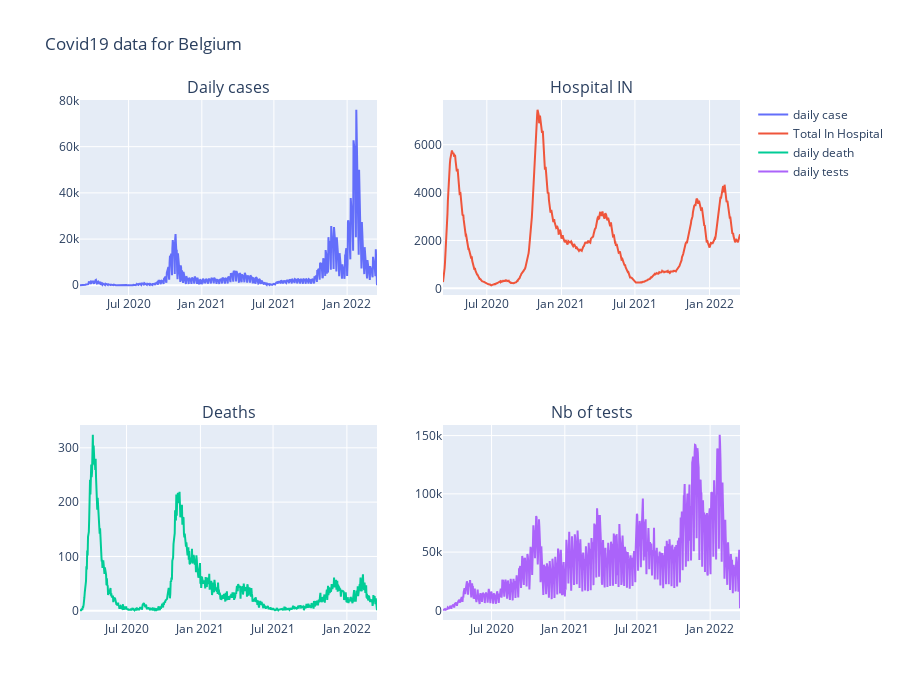

The cell this chart's notebook holds for it:
### Code cell
from plotly.subplots import make_subplots
import plotly.graph_objects as go

fig = make_subplots(
    rows=2, cols=2, subplot_titles=("Daily cases", "Hospital IN", "Deaths", "Nb of tests")
)

# Add traces
fig.add_trace(go.Scatter(x=dfsum_case.index, y=dfsum_case["CASES"],name="daily case"), row=1, col=1)
fig.add_trace(go.Scatter(x=dfsum_hosp.index, y=dfsum_hosp["TOTAL_IN"],name="Total In Hospital"), row=1, col=2)
fig.add_trace(go.Scatter(x=dfsum_dead.index, y=dfsum_dead["DEATHS"],name="daily death"), row=2, col=1)
fig.add_trace(go.Scatter(x=dfsum_test.index, y=dfsum_test["TESTS_ALL"],name="daily tests"), row=2, col=2)

# Update title and height
fig.update_layout(title_text="Covid19 data for Belgium", height=700)

fig.show()

### Figure 1 — Plotly figure (JSON) as saved in the notebook; plotly's stock layout.template omitted (floating-point values rounded to 4 significant figures; data arrays with more than 128 entries replaced by an {"elided": "..."} marker saying what was removed)
{"data": [{"name": "daily case", "type": "scatter", "x": {"elided": "747 str values"}, "xaxis": "x", "y": {"elided": "747 int values"}, "yaxis": "y"}, {"name": "Total In Hospital", "type": "scatter", "x": {"elided": "733 str values"}, "xaxis": "x2", "y": {"elided": "733 int values"}, "yaxis": "y2"}, {"name": "daily death", "type": "scatter", "x": {"elided": "731 str values"}, "xaxis": "x3", "y": {"elided": "731 int values"}, "yaxis": "y3"}, {"name": "daily tests", "type": "scatter", "x": {"elided": "747 str values"}, "xaxis": "x4", "y": {"elided": "747 int values"}, "yaxis": "y4"}], "layout": {"annotations": [{"font": {"size": 16}, "showarrow": false, "text": "Daily cases", "x": 0.225, "xanchor": "center", "xref": "paper", "y": 1, "yanchor": "bottom", "yref": "paper"}, {"font": {"size": 16}, "showarrow": false, "text": "Hospital IN", "x": 0.775, "xanchor": "center", "xref": "paper", "y": 1, "yanchor": "bottom", "yref": "paper"}, {"font": {"size": 16}, "showarrow": false, "text": "Deaths", "x": 0.225, "xanchor": "center", "xref": "paper", "y": 0.375, "yanchor": "bottom", "yref": "paper"}, {"font": {"size": 16}, "showarrow": false, "text": "Nb of tests", "x": 0.775, "xanchor": "center", "xref": "paper", "y": 0.375, "yanchor": "bottom", "yref": "paper"}], "height": 700, "title": {"text": "Covid19 data for Belgium"}, "xaxis": {"anchor": "y", "domain": [0, 0.45]}, "xaxis2": {"anchor": "y2", "domain": [0.55, 1]}, "xaxis3": {"anchor": "y3", "domain": [0, 0.45]}, "xaxis4": {"anchor": "y4", "domain": [0.55, 1]}, "yaxis": {"anchor": "x", "domain": [0.625, 1]}, "yaxis2": {"anchor": "x2", "domain": [0.625, 1]}, "yaxis3": {"anchor": "x3", "domain": [0, 0.375]}, "yaxis4": {"anchor": "x4", "domain": [0, 0.375]}}}
